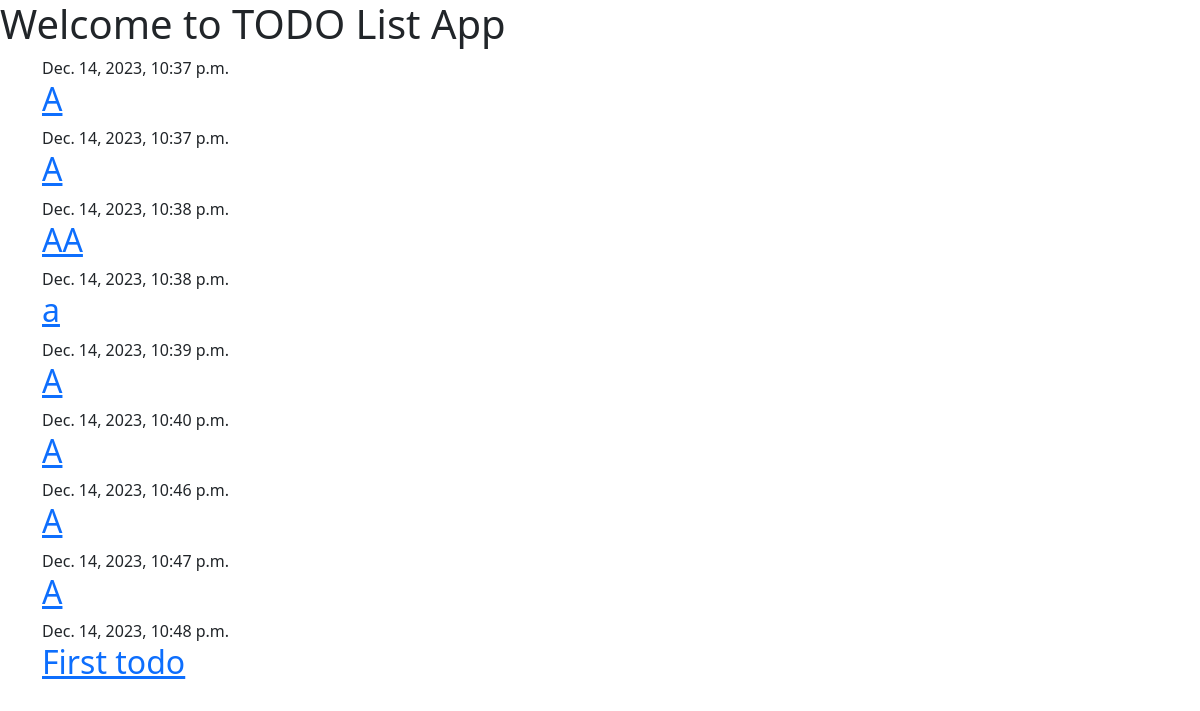
Page /todo/list on the committed database.
### todo/models.py (models this page shows, shortened)
class Post(models.Model):
    author = models.ForeignKey(settings.AUTH_USER_MODEL, on_delete=models.CASCADE) # Indexes into author's table which currently is part of django default USER model
    title = models.CharField(max_length=200)
    description = models.TextField()
    created_date = models.DateTimeField(default=timezone.now)
    last_modified_date = models.DateTimeField(default=timezone.now)

### todo/views.py (the view)
# urls.py: path('todo/list', views.todo_list, name='todolist'),
def todo_list(request):
    posts = Post.objects.all()
    return render(request, 'todo/todo_view.html', {'posts':posts})

### templates/todo/todo_view.html
{% extends 'registration/base.html' %}
{% block content %}
    {% for post in posts %}
        <article>
            <time>
                {{ post.last_modified_date }}
            </time>
            <h2><a href="">{{ post.title }}</a></h2>
        </article>
    {% endfor %}
{% endblock %}

### templates/registration/base.html (shortened to what this page needs)
{% load static %}
<!DOCTYPE html>
<html>
    <head>
        <h1> Welcome to TODO List App </h1>
        <link rel="stylesheet" href="https://cdn.jsdelivr.net/npm/bootstrap@5.1.3/dist/css/bootstrap.min.css">
    </head>
    <body>
        <main class="content container">
            <div class="row">
                <div class="col">
                    {% block content %}
                    {% endblock %}
                </div>
            </div>
        </main>
    </body>
</html>

### rows in the picture
Post: last_modified_date "Dec. 14, 2023, 10:37 p.m.", title "A"
Post: last_modified_date "Dec. 14, 2023, 10:37 p.m.", title "A"
Post: last_modified_date "Dec. 14, 2023, 10:38 p.m.", title "AA"
Post: last_modified_date "Dec. 14, 2023, 10:38 p.m.", title "a"
Post: last_modified_date "Dec. 14, 2023, 10:39 p.m.", title "A"
Post: last_modified_date "Dec. 14, 2023, 10:40 p.m.", title "A"
Post: last_modified_date "Dec. 14, 2023, 10:46 p.m.", title "A"
Post: last_modified_date "Dec. 14, 2023, 10:47 p.m.", title "A"
Post: last_modified_date "Dec. 14, 2023, 10:48 p.m.", title "First todo"
